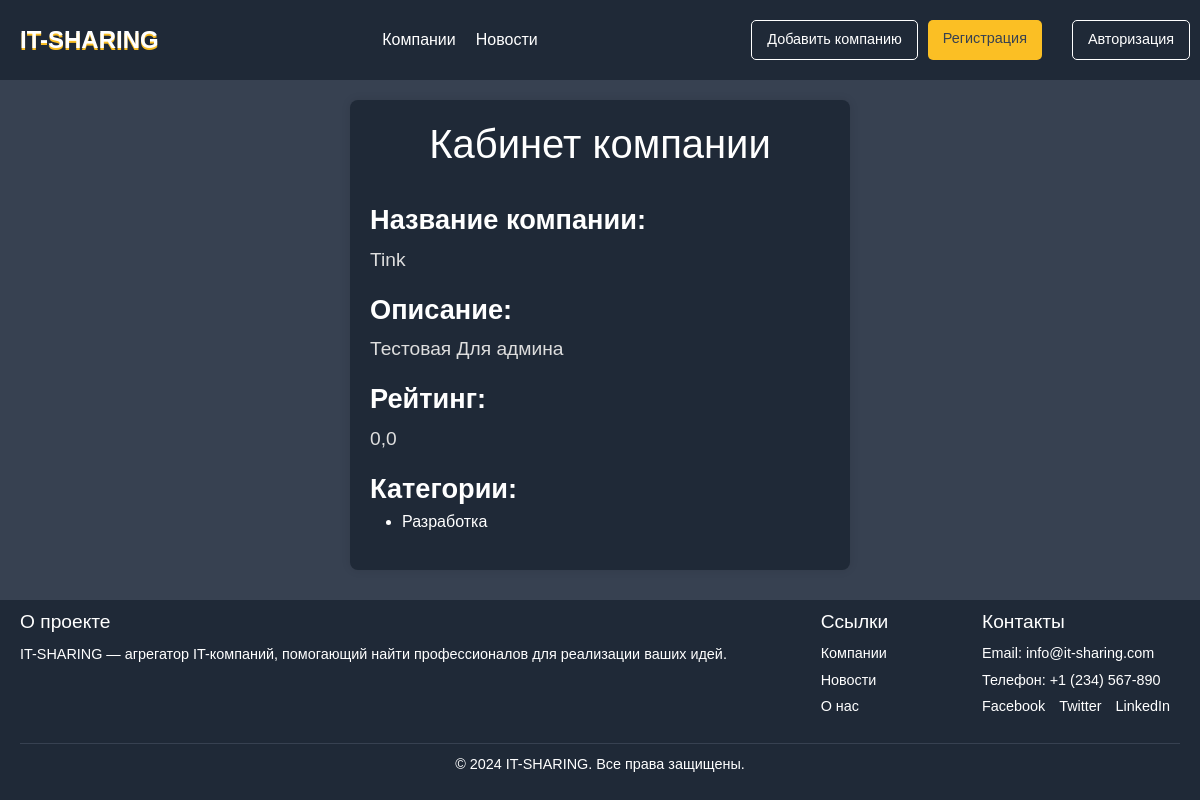
The app's page /company/detail/1/, older data.
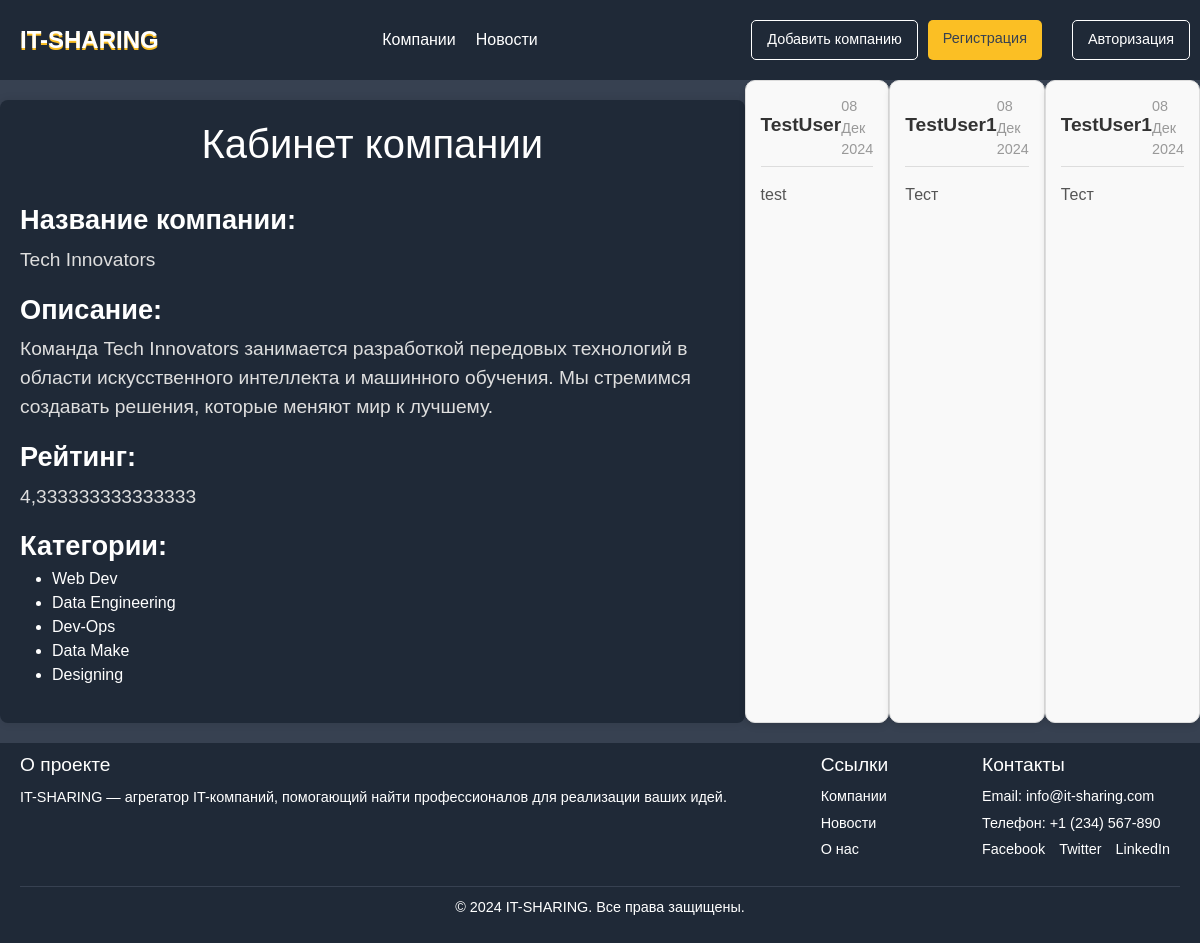
The same page, newer data.
### main/models.py (models this page shows, shortened)
class companies(models.Model):
    title = models.CharField(max_length=255, verbose_name="Название")
    slug = models.SlugField(max_length=255, unique=True, db_index=True, verbose_name="URL",null=True,blank=True,)
    content = models.TextField(blank=True, verbose_name="Описание компании",null=True)
    photo = models.ImageField(upload_to="static/main/img/companiesimg", verbose_name="Фото",null=True,blank=True)
    time_create = models.DateTimeField(auto_now_add=True, verbose_name="Время создания")
    is_active = models.BooleanField(default=True, verbose_name="Активна")
    raiting = models.FloatField(default=0,max_length=1, verbose_name="Рейтинг")
    cat = models.ManyToManyField(Category, related_name='companies', verbose_name="Категории",
                                 blank=True)  # Это должно быть ManyToManyField
    creator = models.ForeignKey(
        settings.AUTH_USER_MODEL,
        on_delete=models.CASCADE,
        related_name="created_companies",
        verbose_name="Создатель компании",
    )
    class Meta:
        verbose_name = 'Компания'
        verbose_name_plural = 'IT компания'
        ordering = ['id']

class Category(models.Model):
    name = models.CharField(max_length=100, db_index=True, verbose_name="Категория")
    slug = models.SlugField(max_length=255, unique=True, db_index=True, verbose_name="URL")
    class Meta:
        verbose_name = 'Категория'
        verbose_name_plural = 'Категории'
        ordering = ['id']

class Review(models.Model):
    user = models.ForeignKey(
        settings.AUTH_USER_MODEL,
        on_delete=models.CASCADE,
        verbose_name="Пользователь"
    )
    order = models.ForeignKey(
        'Order',
        on_delete=models.CASCADE,
        verbose_name="Заказ",
        related_name="reviews",
    )
    content = models.TextField(verbose_name="Отзыв")
    rating = models.PositiveSmallIntegerField(
        verbose_name="Оценка",
        default=1,
        choices=[(i, str(i)) for i in range(1, 6)]
    )
    created_at = models.DateTimeField(auto_now=True, verbose_name="Дата создания")
    class Meta:
        verbose_name = "Отзыв"
        verbose_name_plural = "Отзывы"

class CustomUser(AbstractUser):
    description = models.TextField(blank=True, verbose_name="Описание")
    about = models.TextField(blank=True, verbose_name="Небольшоеописание")
    is_company = models.BooleanField(default=False, verbose_name="Представитель компании")
    company = models.ForeignKey(
        'companies',
        on_delete=models.SET_NULL,
        null=True,
        blank=True,
        verbose_name="Компания",
        related_name="representatives"
    )

### main/views.py (the view, shortened to what this page needs)
# urls.py: path('company/detail/<int:company_id>/', views.company_detail, name='company_detail'),
def company_detail(request, company_id):
    company = get_object_or_404(companies, id=company_id)
    reviews = Review.objects.filter(order__company=company)
    order = Order.objects.filter(company=company)
    form = ReviewForm()
    return render(request, 'main/company_detail.html', {
        'company': company,
        'reviews': reviews,
        'form': form,
        'order': order,
    })

### main/templates/main/company_detail.html (shortened to what this page needs)
{% extends 'main/layout.html' %}
{% load reviewtags %}
{% block content %}
<body>
    <div class="container-profile-info">
        <h1>Кабинет компании</h1>
        <br>
        <div class="profile-info">
            <label>Название компании:</label>
            <p>{{ company.title }}</p>
        </div>
        <div class="profile-info">
            <label>Описание:</label>
            <p>{{ company.content }}</p>
        </div>
        <div class="profile-info">
            <label>Рейтинг:</label>
            <p>{{ company.raiting }}</p>
        </div>
        <div class="profile-info">
            <label>Категории:</label>
            <ul>
                {% for category in company.cat.all %}
                    <li>{{ category.name }}</li>
                {% empty %}
                    <li>Нет категорий</li>
                {% endfor %}
            </ul>
        </div>
    </div>
    {% for review in reviews %}
    <div class="review-container">
    <div class="review-header">
        <h3 class="review-username">{{ review.user.username }}</h3>
        <span class="review-date">{{ review.created_at|date:"d M Y" }}</span>
    </div>
    <div class="review-content">
        <p>{{ review.content }}</p>
    </div>
</div>
{%endfor %}
</body>
{% endblock %}

Row changes from the older to the newer data that the page shows:
changed companies: title "Tink" → "Tech Innovators"; content "Тестовая Для админа" → "Команда Tech Innovators занимается разработкой передовых технологий в области искусственного интеллекта и машинного обучения. Мы стремимся создавать решения, которые меняют мир к лучшему."; raiting "0,0" → "4,333333333333333"
changed Category: name "Разработка" → "Web Dev"
now on this page (row edited): Category: name "Data Engineering"
now on this page (row edited): Category: name "Dev-Ops"
now on this page (row edited): Category: name "Data Make"
now on this page (row edited): Category: name "Designing"
now on this page (row edited): Review: user.username "TestUser", created_at "08 Дек 2024", content "test"
now on this page (row edited): Review: user.username "TestUser1", created_at "08 Дек 2024", content "Тест"
now on this page (row edited): Review: user.username "TestUser1", created_at "08 Дек 2024", content "Тест"
